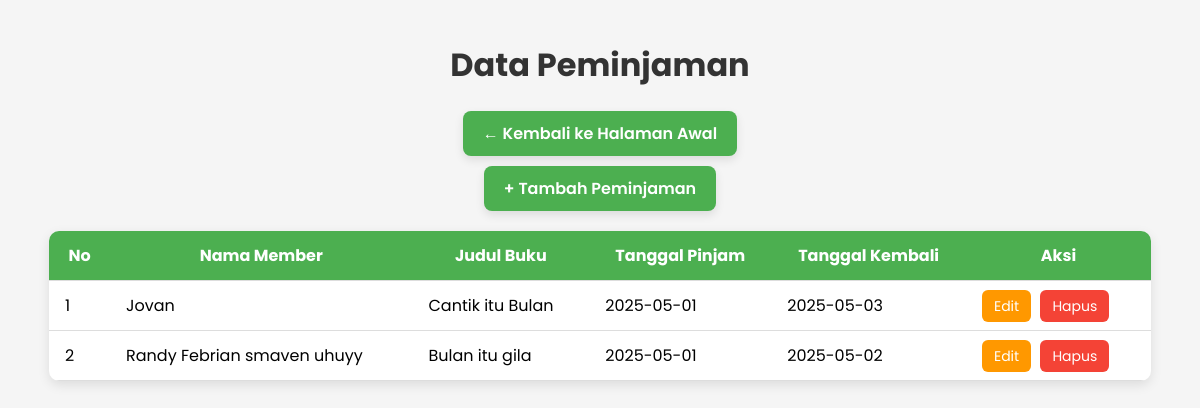
/Laprak5_Web/Peminjaman.php, run on the app's committed database.
### tables this page shows
CREATE TABLE `peminjaman` (
  `id` int(11) NOT NULL,
  `member_id` int(11) DEFAULT NULL,
  `buku_id` int(11) DEFAULT NULL,
  `tanggal_pinjam` date DEFAULT NULL,
  `tanggal_kembali` date DEFAULT NULL
);

CREATE TABLE `member` (
  `id` int(11) NOT NULL,
  `nama` varchar(100) NOT NULL,
  `alamat` text DEFAULT NULL,
  `telepon` varchar(20) DEFAULT NULL,
  `tanggal_mendaftar` date DEFAULT NULL,
  `tanggal_terakhir_bayar` date DEFAULT NULL
);

CREATE TABLE `buku` (
  `id` int(11) NOT NULL,
  `judul` varchar(150) NOT NULL,
  `pengarang` varchar(100) DEFAULT NULL,
  `penerbit` varchar(100) DEFAULT NULL,
  `tahun_terbit` int(4) NOT NULL
);

### Laprak5_Web/Model.php (called while the page is built, shortened)
<?php
function getAllPeminjaman() {
    $conn = koneksiDatabase();
    $result = mysqli_query($conn,
        "SELECT p.id, m.nama AS member, b.judul AS buku, p.tanggal_pinjam, p.tanggal_kembali
         FROM peminjaman p
         JOIN member m ON p.member_id = m.id
         JOIN buku b ON p.buku_id = b.id"
    );
    return mysqli_fetch_all($result, MYSQLI_ASSOC);
}
?>

### Laprak5_Web/Peminjaman.php (the view, shortened to what this page needs)
<?php
require_once("Model.php");
$peminjaman = getAllPeminjaman();
?>
<!DOCTYPE html>
<html lang="en">
<head>
</head>
<body>
    <h1>Data Peminjaman</h1>
    <a href="Utama.php" class="top-link">← Kembali ke Halaman Awal</a>
    <a href="FormPeminjaman.php" class="add-btn">+ Tambah Peminjaman</a>
    <table>
        <thead>
            <tr>
                <th>No</th>
                <th>Nama Member</th>
                <th>Judul Buku</th>
                <th>Tanggal Pinjam</th>
                <th>Tanggal Kembali</th>
                <th>Aksi</th>
            </tr>
        </thead>
        <tbody>
            <?php $no = 1; if (!empty($peminjaman)) : foreach ($peminjaman as $p) : ?>
                <tr>
                    <td><?= $no++; ?></td>
                    <td><?= $p['member']; ?></td>
                    <td><?= $p['buku']; ?></td>
                    <td><?= $p['tanggal_pinjam']; ?></td>
                    <td><?= $p['tanggal_kembali']; ?></td>
                    <td class="action-links">
                        <a href="FormPeminjaman.php?id=<?= $p['id']; ?>" class="edit-btn">Edit</a>
                        <a href="HapusPeminjaman.php?id=<?= $p['id']; ?>" class="delete-btn" onclick="return confirm('Yakin ingin menghapus data ini?');">Hapus</a>
                    </td>
                </tr>
            <?php endforeach; else : ?>
                <tr><td colspan="6" style="text-align:center;">Tidak ada data.</td></tr>
            <?php endif; ?>
        </tbody>
    </table>
</body>
</html>

### Laprak5_Web/Peminjaman.php (style rules this page uses)
body { font-family: 'Poppins', sans-serif; background: #f5f5f5; margin: 0; padding: 20px; }
h1 { text-align: center; color: #333; }
.top-link, .add-btn { display: block; width: max-content; margin: 10px auto; padding: 10px 20px; border-radius: 8px; text-decoration: none; font-weight: 600; color: white; background-color: #4caf50; box-shadow: 0 4px 10px rgba(0,0,0,0.1); }
table { width: 95%; margin: 20px auto; border-collapse: collapse; background-color: white; border-radius: 10px; overflow: hidden; box-shadow: 0 4px 12px rgba(0,0,0,0.1); }
th, td { padding: 12px 16px; border-bottom: 1px solid #ddd; }
th { background-color: #4caf50; color: white; }
.action-links a { text-decoration: none; padding: 6px 12px; margin-right: 5px; border-radius: 6px; font-size: 14px; color: white; }
.edit-btn { background-color: #ff9800; }
.delete-btn { background-color: #f44336; }

### data on the page
peminjaman: member.nama "Jovan", buku.judul "Cantik itu Bulan", tanggal_pinjam "2025-05-01", tanggal_kembali "2025-05-03"
peminjaman: member.nama "Randy Febrian smaven uhuyy", buku.judul "Bulan itu gila", tanggal_pinjam "2025-05-01", tanggal_kembali "2025-05-02"
